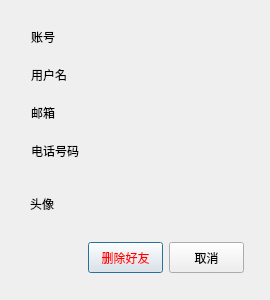
<?xml version="1.0" encoding="UTF-8"?>
<ui version="4.0">
 <class>friendManage</class>
 <widget class="QDialog" name="friendManage">
  <property name="geometry">
   <rect>
    <x>0</x>
    <y>0</y>
    <width>270</width>
    <height>300</height>
   </rect>
  </property>
  <property name="windowTitle">
   <string>查看好友信息</string>
  </property>
  <widget class="QWidget" name="layoutWidget">
   <property name="geometry">
    <rect>
     <x>30</x>
     <y>20</y>
     <width>214</width>
     <height>255</height>
    </rect>
   </property>
   <layout class="QVBoxLayout" name="verticalLayout">
    <item>
     <layout class="QHBoxLayout" name="horizontalLayout">
      <item>
       <widget class="QLabel" name="label">
        <property name="minimumSize">
         <size>
          <width>54</width>
          <height>20</height>
         </size>
        </property>
        <property name="maximumSize">
         <size>
          <width>54</width>
          <height>20</height>
         </size>
        </property>
        <property name="text">
         <string>账号</string>
        </property>
       </widget>
      </item>
      <item>
       <widget class="QLabel" name="lb_acc">
        <property name="minimumSize">
         <size>
          <width>150</width>
          <height>30</height>
         </size>
        </property>
        <property name="maximumSize">
         <size>
          <width>150</width>
          <height>30</height>
         </size>
        </property>
        <property name="text">
         <string/>
        </property>
       </widget>
      </item>
     </layout>
    </item>
    <item>
     <layout class="QHBoxLayout" name="horizontalLayout_2">
      <item>
       <widget class="QLabel" name="label_6">
        <property name="minimumSize">
         <size>
          <width>54</width>
          <height>20</height>
         </size>
        </property>
        <property name="maximumSize">
         <size>
          <width>54</width>
          <height>20</height>
         </size>
        </property>
        <property name="text">
         <string>用户名</string>
        </property>
       </widget>
      </item>
      <item>
       <widget class="QLabel" name="lb_name">
        <property name="minimumSize">
         <size>
          <width>150</width>
          <height>30</height>
         </size>
        </property>
        <property name="maximumSize">
         <size>
          <width>150</width>
          <height>30</height>
         </size>
        </property>
        <property name="text">
         <string/>
        </property>
       </widget>
      </item>
     </layout>
    </item>
    <item>
     <layout class="QHBoxLayout" name="horizontalLayout_3">
      <item>
       <widget class="QLabel" name="label_4">
        <property name="minimumSize">
         <size>
          <width>54</width>
          <height>20</height>
         </size>
        </property>
        <property name="maximumSize">
         <size>
          <width>54</width>
          <height>20</height>
         </size>
        </property>
        <property name="text">
         <string>邮箱</string>
        </property>
       </widget>
      </item>
      <item>
       <widget class="QLabel" name="lb_email">
        <property name="minimumSize">
         <size>
          <width>150</width>
          <height>30</height>
         </size>
        </property>
        <property name="maximumSize">
         <size>
          <width>150</width>
          <height>30</height>
         </size>
        </property>
        <property name="text">
         <string/>
        </property>
       </widget>
      </item>
     </layout>
    </item>
    <item>
     <layout class="QHBoxLayout" name="horizontalLayout_4">
      <item>
       <widget class="QLabel" name="label_5">
        <property name="minimumSize">
         <size>
          <width>54</width>
          <height>20</height>
         </size>
        </property>
        <property name="maximumSize">
         <size>
          <width>54</width>
          <height>20</height>
         </size>
        </property>
        <property name="text">
         <string>电话号码</string>
        </property>
       </widget>
      </item>
      <item>
       <widget class="QLabel" name="lb_tel">
        <property name="minimumSize">
         <size>
          <width>150</width>
          <height>30</height>
         </size>
        </property>
        <property name="maximumSize">
         <size>
          <width>150</width>
          <height>30</height>
         </size>
        </property>
        <property name="text">
         <string/>
        </property>
       </widget>
      </item>
     </layout>
    </item>
    <item>
     <layout class="QHBoxLayout" name="horizontalLayout_5">
      <item>
       <widget class="QLabel" name="label_8">
        <property name="minimumSize">
         <size>
          <width>54</width>
          <height>20</height>
         </size>
        </property>
        <property name="maximumSize">
         <size>
          <width>54</width>
          <height>20</height>
         </size>
        </property>
        <property name="text">
         <string>头像</string>
        </property>
       </widget>
      </item>
      <item>
       <widget class="QLabel" name="lb_img">
        <property name="minimumSize">
         <size>
          <width>60</width>
          <height>60</height>
         </size>
        </property>
        <property name="maximumSize">
         <size>
          <width>60</width>
          <height>60</height>
         </size>
        </property>
        <property name="text">
         <string/>
        </property>
       </widget>
      </item>
      <item>
       <spacer name="horizontalSpacer_2">
        <property name="orientation">
         <enum>Qt::Horizontal</enum>
        </property>
        <property name="sizeHint" stdset="0">
         <size>
          <width>38</width>
          <height>17</height>
         </size>
        </property>
       </spacer>
      </item>
     </layout>
    </item>
    <item>
     <layout class="QHBoxLayout" name="horizontalLayout_6">
      <item>
       <spacer name="horizontalSpacer">
        <property name="orientation">
         <enum>Qt::Horizontal</enum>
        </property>
        <property name="sizeHint" stdset="0">
         <size>
          <width>48</width>
          <height>20</height>
         </size>
        </property>
       </spacer>
      </item>
      <item>
       <widget class="QPushButton" name="btn_delete">
        <property name="minimumSize">
         <size>
          <width>75</width>
          <height>31</height>
         </size>
        </property>
        <property name="maximumSize">
         <size>
          <width>75</width>
          <height>31</height>
         </size>
        </property>
        <property name="styleSheet">
         <string notr="true">color: rgb(255, 0, 0);</string>
        </property>
        <property name="text">
         <string>删除好友</string>
        </property>
       </widget>
      </item>
      <item>
       <widget class="QPushButton" name="btn_Quit">
        <property name="minimumSize">
         <size>
          <width>75</width>
          <height>31</height>
         </size>
        </property>
        <property name="maximumSize">
         <size>
          <width>75</width>
          <height>31</height>
         </size>
        </property>
        <property name="text">
         <string>取消</string>
        </property>
       </widget>
      </item>
     </layout>
    </item>
   </layout>
  </widget>
 </widget>
 <resources/>
 <connections/>
</ui>
